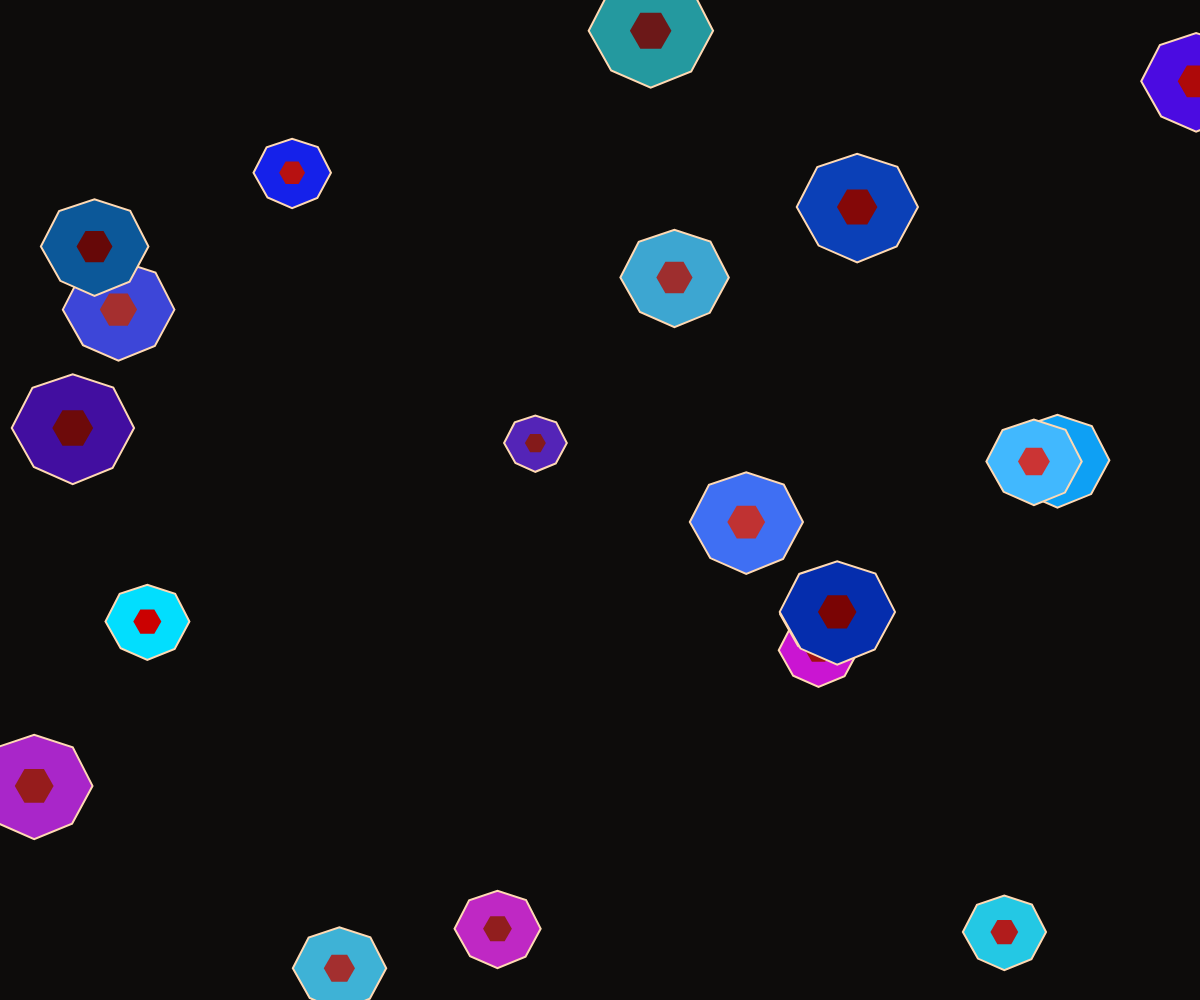
Frame 1 (no input)
Frame 60 (no input): identical to frame 1, image omitted
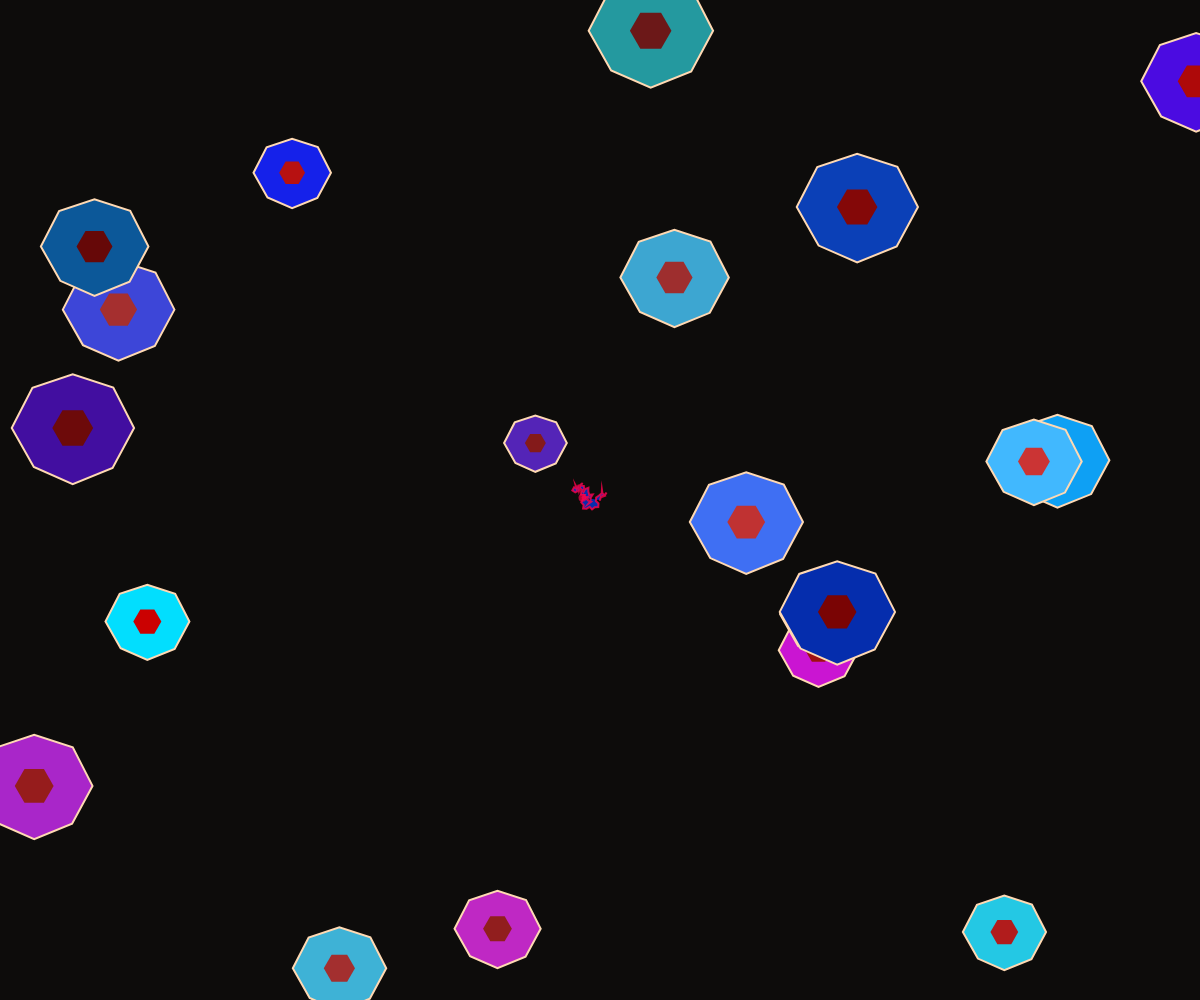
Frame 120 (the mouse pressed at the canvas centre since frame 60)

The p5.js sketch that drew these frames (run headless with seeded random() and noise() and a simulated clock; from frame 60 on, the mouse is pressed at the canvas centre):

// p5.js sketch
// ── sketch.js
let cracks = [];
let isCracking = false;
let geodes = [];

function setup() {
  createCanvas(windowWidth, windowHeight);
  colorMode(HSB, 360, 100, 100, 1);
  
  // Create initial geodes on obsidian surface
  for (let i = 0; i < 20; i++) {
    geodes.push({
      x: random(width),
      y: random(height),
      size: random(30, 80),
      hue: random(180, 300), // Cool blues and purples
      saturation: random(70, 100),
      brightness: random(60, 100)
    });
  }
}

function draw() {
  background(0);
  
  // Draw obsidian surface
  noStroke();
  fill(10, 10, 5); // Dark black base
  rect(0, 0, width, height);
  
  // Draw geodes
  for (let i = 0; i < geodes.length; i++) {
    let g = geodes[i];
    
    // Draw crystal structure
    fill(g.hue, g.saturation, g.brightness);
    stroke(30, 30, 100);
    strokeWeight(2);
    
    push();
    translate(g.x, g.y);
    
    // Draw crystal shape with sharp facets
    beginShape();
    for (let j = 0; j < 8; j++) {
      let angle = map(j, 0, 8, 0, TWO_PI);
      let radius = g.size * (0.7 + noise(j * 0.5) * 0.3);
      let xoff = cos(angle) * radius;
      let yoff = sin(angle) * radius;
      vertex(xoff, yoff);
    }
    endShape(CLOSE);
    
    // Add inner crystal details
    noStroke();
    fill(g.hue + 180, g.saturation, g.brightness - 20);
    beginShape();
    for (let j = 0; j < 6; j++) {
      let angle = map(j, 0, 6, 0, TWO_PI);
      let radius = g.size * 0.3;
      let xoff = cos(angle) * radius;
      let yoff = sin(angle) * radius;
      vertex(xoff, yoff);
    }
    endShape(CLOSE);
    
    pop();
  }
  
  // Draw cracks if active
  if (isCracking) {
    for (let i = 0; i < cracks.length; i++) {
      let c = cracks[i];
      
      // Draw crack with intense color burst
      strokeWeight(2);
      stroke(c.hue, 100, 100, 0.8);
      
      // Draw crack segments
      beginShape();
      for (let j = 0; j < c.points.length; j++) {
        let p = c.points[j];
        vertex(p.x, p.y);
      }
      endShape();
      
      // Add color burst at crack tip
      if (c.points.length > 0) {
        let tip = c.points[c.points.length - 1];
        fill(c.hue, 100, 100, 0.7);
        noStroke();
        ellipse(tip.x, tip.y, 8, 8);
      }
    }
  }
}

function mousePressed() {
  if (!isCracking) {
    isCracking = true;
    
    // Start crack from mouse position
    cracks.push({
      points: [{x: mouseX, y: mouseY}],
      hue: random(0, 360),
      speed: random(2, 5)
    });
  }
}

function windowResized() {
  resizeCanvas(windowWidth, windowHeight);
}

// Update cracks each frame
function updateCracks() {
  for (let i = cracks.length - 1; i >= 0; i--) {
    let c = cracks[i];
    
    // Add new point to crack
    let lastPoint = c.points[c.points.length - 1];
    let angle = random(PI/4, PI/2);
    let distance = c.speed;
    
    // Add some randomness to crack direction
    let dir = random(TWO_PI);
    let x = lastPoint.x + cos(dir) * distance;
    let y = lastPoint.y + sin(dir) * distance;
    
    // Boundary checks
    if (x < 0 || x > width || y < 0 || y > height) {
      cracks.splice(i, 1);
      continue;
    }
    
    c.points.push({x: x, y: y});
    
    // Limit crack length for performance
    if (c.points.length > 200) {
      c.points.shift();
    }
  }
}

// Override draw to include crack updates
function draw() {
  background(0);
  
  // Draw obsidian surface
  noStroke();
  fill(10, 10, 5);
  rect(0, 0, width, height);
  
  // Draw geodes
  for (let i = 0; i < geodes.length; i++) {
    let g = geodes[i];
    
    fill(g.hue, g.saturation, g.brightness);
    stroke(30, 30, 100);
    strokeWeight(2);
    
    push();
    translate(g.x, g.y);
    
    // Draw crystal shape
    beginShape();
    for (let j = 0; j < 8; j++) {
      let angle = map(j, 0, 8, 0, TWO_PI);
      let radius = g.size * (0.7 + noise(j * 0.5) * 0.3);
      let xoff = cos(angle) * radius;
      let yoff = sin(angle) * radius;
      vertex(xoff, yoff);
    }
    endShape(CLOSE);
    
    // Add inner crystal details
    noStroke();
    fill(g.hue + 180, g.saturation, g.brightness - 20);
    beginShape();
    for (let j = 0; j < 6; j++) {
      let angle = map(j, 0, 6, 0, TWO_PI);
      let radius = g.size * 0.3;
      let xoff = cos(angle) * radius;
      let yoff = sin(angle) * radius;
      vertex(xoff, yoff);
    }
    endShape(CLOSE);
    
    pop();
  }
  
  // Update and draw cracks
  if (isCracking) {
    updateCracks();
    
    for (let i = 0; i < cracks.length; i++) {
      let c = cracks[i];
      
      strokeWeight(2);
      stroke(c.hue, 100, 100, 0.8);
      
      // Draw crack segments
      beginShape();
      for (let j = 0; j < c.points.length; j++) {
        let p = c.points[j];
        vertex(p.x, p.y);
      }
      endShape();
      
      // Add color burst at crack tip
      if (c.points.length > 0) {
        let tip = c.points[c.points.length - 1];
        fill(c.hue, 100, 100, 0.7);
        noStroke();
        ellipse(tip.x, tip.y, 8, 8);
      }
    }
  }
}
